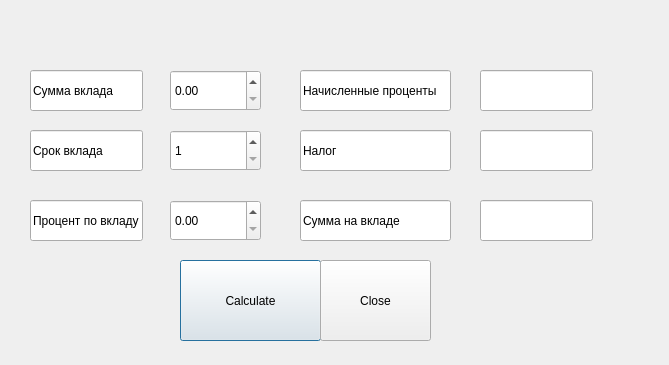
<?xml version="1.0" encoding="UTF-8"?>
<ui version="4.0">
 <class>vklad_calc</class>
 <widget class="QDialog" name="vklad_calc">
  <property name="geometry">
   <rect>
    <x>0</x>
    <y>0</y>
    <width>669</width>
    <height>365</height>
   </rect>
  </property>
  <property name="windowTitle">
   <string>Dialog</string>
  </property>
  <widget class="QSpinBox" name="spinBox">
   <property name="geometry">
    <rect>
     <x>170</x>
     <y>130</y>
     <width>91</width>
     <height>41</height>
    </rect>
   </property>
   <property name="minimum">
    <number>1</number>
   </property>
  </widget>
  <widget class="QDoubleSpinBox" name="doubleSpinBox">
   <property name="geometry">
    <rect>
     <x>170</x>
     <y>70</y>
     <width>91</width>
     <height>41</height>
    </rect>
   </property>
   <property name="maximum">
    <double>10000000000000.000000000000000</double>
   </property>
  </widget>
  <widget class="QDoubleSpinBox" name="doubleSpinBox_2">
   <property name="geometry">
    <rect>
     <x>170</x>
     <y>200</y>
     <width>91</width>
     <height>41</height>
    </rect>
   </property>
  </widget>
  <widget class="QLineEdit" name="lineEdit">
   <property name="geometry">
    <rect>
     <x>30</x>
     <y>70</y>
     <width>113</width>
     <height>41</height>
    </rect>
   </property>
   <property name="text">
    <string>Сумма вклада</string>
   </property>
  </widget>
  <widget class="QLineEdit" name="lineEdit_2">
   <property name="geometry">
    <rect>
     <x>30</x>
     <y>130</y>
     <width>113</width>
     <height>41</height>
    </rect>
   </property>
   <property name="text">
    <string>Срок вклада</string>
   </property>
  </widget>
  <widget class="QLineEdit" name="lineEdit_3">
   <property name="geometry">
    <rect>
     <x>30</x>
     <y>200</y>
     <width>113</width>
     <height>41</height>
    </rect>
   </property>
   <property name="text">
    <string>Процент по вкладу</string>
   </property>
  </widget>
  <widget class="QLineEdit" name="lineEdit_4">
   <property name="geometry">
    <rect>
     <x>300</x>
     <y>70</y>
     <width>151</width>
     <height>41</height>
    </rect>
   </property>
   <property name="text">
    <string>Начисленные проценты</string>
   </property>
  </widget>
  <widget class="QLineEdit" name="lineEdit_5">
   <property name="geometry">
    <rect>
     <x>300</x>
     <y>130</y>
     <width>151</width>
     <height>41</height>
    </rect>
   </property>
   <property name="text">
    <string>Налог </string>
   </property>
  </widget>
  <widget class="QLineEdit" name="lineEdit_6">
   <property name="geometry">
    <rect>
     <x>300</x>
     <y>200</y>
     <width>151</width>
     <height>41</height>
    </rect>
   </property>
   <property name="text">
    <string>Сумма на вкладе </string>
   </property>
  </widget>
  <widget class="QLineEdit" name="lineEdit_7">
   <property name="geometry">
    <rect>
     <x>480</x>
     <y>70</y>
     <width>113</width>
     <height>41</height>
    </rect>
   </property>
  </widget>
  <widget class="QLineEdit" name="lineEdit_8">
   <property name="geometry">
    <rect>
     <x>480</x>
     <y>130</y>
     <width>113</width>
     <height>41</height>
    </rect>
   </property>
  </widget>
  <widget class="QLineEdit" name="lineEdit_9">
   <property name="geometry">
    <rect>
     <x>480</x>
     <y>200</y>
     <width>113</width>
     <height>41</height>
    </rect>
   </property>
  </widget>
  <widget class="QPushButton" name="pushButton">
   <property name="geometry">
    <rect>
     <x>180</x>
     <y>260</y>
     <width>141</width>
     <height>81</height>
    </rect>
   </property>
   <property name="text">
    <string>Calculate</string>
   </property>
  </widget>
  <widget class="QPushButton" name="pushButton_2">
   <property name="geometry">
    <rect>
     <x>320</x>
     <y>260</y>
     <width>111</width>
     <height>81</height>
    </rect>
   </property>
   <property name="text">
    <string>Close</string>
   </property>
  </widget>
 </widget>
 <resources/>
 <connections/>
</ui>
